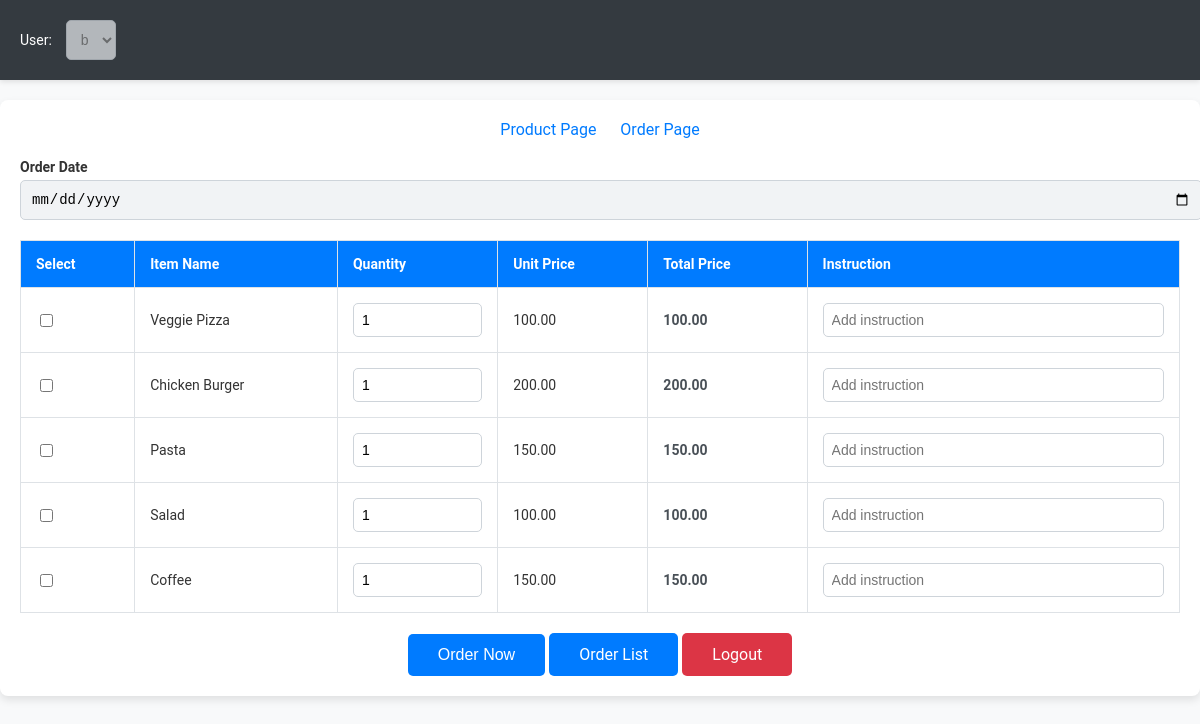
Page /order/ (signed in) on the committed database.
### core/models.py (models this page shows, shortened)
class Item(models.Model):
    name = models.CharField(max_length=100)
    description = models.TextField()
    price = models.DecimalField(max_digits=10, decimal_places=2)
    stock = models.PositiveIntegerField()

### core/views.py (the view)
# urls.py: path('order/', views.order_page, name='order_page'),
@login_required
def order_page(request):
    items = Item.objects.all()  # Fetch all items
    return render(request, 'order_page.html', {'items': items})

### templates/order_page.html (shortened to what this page needs)
<!DOCTYPE html>
<html lang="en">
<head>
    <link href="https://cdn.jsdelivr.net/npm/sweetalert2@11.7.9/dist/sweetalert2.min.css" rel="stylesheet">
</head>
<body>
    <div class="header">
        <div class="header-container">
            <div>
                <label for="user-select">User:</label>
                <select id="user-select" disabled>
                    <option>{{ request.user.username }}</option>
                </select>
            </div>
        </div>
    </div>
    <div class="container">
        <div class="nav-links">
            <a href="#">Product Page</a>
            <a href="{% url 'order_page' %}">Order Page</a>
        </div>
        <form action="{% url 'place_order' %}" method="POST">
            <div class="form-group">
                <label for="order_date">Order Date</label>
                <input type="date" name="order_date" id="order_date" required class="form-control">
            </div>
            <table>
                <thead>
                    <tr>
                        <th>Select</th>
                        <th>Item Name</th>
                        <th>Quantity</th>
                        <th>Unit Price</th>
                        <th>Total Price</th>
                        <th>Instruction</th>
                    </tr>
                </thead>
                <tbody>
                    {% for item in items %}
                    <tr>
                        <td>
                            <input type="checkbox" name="item_ids" value="{{ item.id }}" data-stock="{{ item.stock }}">
                        </td>
                        <td>{{ item.name }}</td>
                        <td>
                            <input type="number" name="quantity_{{ item.id }}" min="1" max="{{ item.stock }}" value="1" class="quantity" data-price="{{ item.price }}" data-stock="{{ item.stock }}">
                        </td>
                        <td>{{ item.price }}</td>
                        <td class="item-total">{{ item.price }}</td>
                        <td>
                            <input type="text" name="instruction_{{ item.id }}" placeholder="Add instruction">
                        </td>
                    </tr>
                    {% endfor %}
                </tbody>
            </table>
            <div class="btn-container">
                <button class="btn" type="submit">Order Now</button>
                <a href="{% url 'order_list' %}" class="btn">Order List</a>
                <a href="{% url 'login' %}" class="logout-btn">Logout</a>
            </div>
        </form>
    </div>
</body>
</html>

### templates/order_page.html (style rules this page uses)
body { font-family: 'Roboto', sans-serif; margin: 0; padding: 0; background-color: #f8f9fa; color: #333; }
.header { background-color: #343a40; color: white; padding: 20px 0; box-shadow: 0 2px 5px rgba(0, 0, 0, 0.1); }
.header-container { display: flex; justify-content: space-between; align-items: center; max-width: 1200px; margin: 0 auto; padding: 0 20px; }
.header-container label { font-size: 14px; margin-right: 10px; }
.header-container select, .header-container input { padding: 10px; font-size: 14px; border-radius: 5px; border: 1px solid #ced4da; background-color: #f1f3f5; }
.header-container input:disabled, .header-container select:disabled { background-color: #e9ecef; }
.container { max-width: 1200px; margin: 20px auto; padding: 20px; background-color: white; border-radius: 8px; box-shadow: 0 4px 8px rgba(0, 0, 0, 0.1); }
.nav-links { text-align: center; margin-bottom: 20px; }
.nav-links a { font-size: 16px; color: #007bff; text-decoration: none; margin: 0 10px; }
table { width: 100%; border-collapse: collapse; margin-bottom: 20px; }
table thead { background-color: #007bff; color: white; }
table th, table td { text-align: left; padding: 15px; border: 1px solid #dee2e6; font-size: 14px; }
table th { font-weight: bold; }
table td input[type="number"], table td input[type="text"] { width: 100%; padding: 8px; border: 1px solid #ced4da; border-radius: 5px; font-size: 14px; box-sizing: border-box; }
.item-total { font-weight: bold; color: #495057; }
.btn { display: inline-block; background-color: #007bff; color: white; text-align: center; padding: 12px 30px; font-size: 16px; border: none; border-radius: 5px; cursor: pointer; transition: background-color 0.3s ease; text-decoration: none; }
.btn-container { text-align: center; }
.logout-btn { background-color: #dc3545; color: white; padding: 12px 30px; font-size: 16px; border: none; border-radius: 5px; cursor: pointer; text-decoration: none; margin-top: 10px; }
.form-group { margin-bottom: 20px; }
.form-group label { font-size: 14px; font-weight: bold; margin-bottom: 5px; display: block; }
.form-group input[type="date"] { padding: 10px; font-size: 14px; border-radius: 5px; border: 1px solid #ced4da; background-color: #f1f3f5; width: 100%; }

### rows in the picture
Item: name "Veggie Pizza", id "1", price "100.00"
Item: name "Chicken Burger", price "200.00"
Item: name "Pasta", price "150.00"
Item: name "Salad", price "100.00"
Item: name "Coffee", price "150.00"
